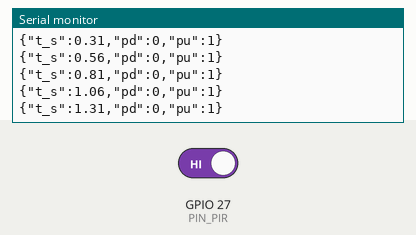
The sketch below on a simulated ESP32. Parts: the last lines printed to the serial monitor. Inputs (shaded band) come from the test bench; at power-on: GPIO 27 (PIN_PIR) HIGH.

Above: at 1.5 s.
1.6 s: GPIO 27 (PIN_PIR) driven LOW
At 1.99 s:
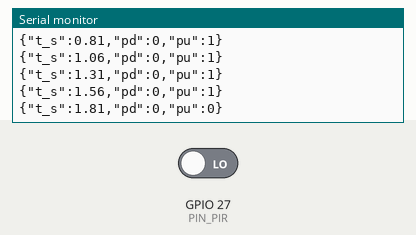
3.1 s: GPIO 27 (PIN_PIR) driven HIGH
At 3.49 s:
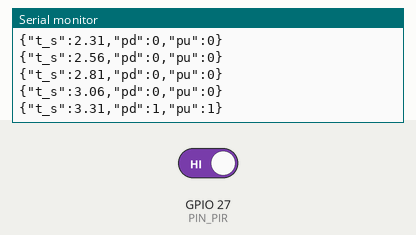
Timing chart, 0 to 6.1 s (numbered marks = the images above; inputs shaded):
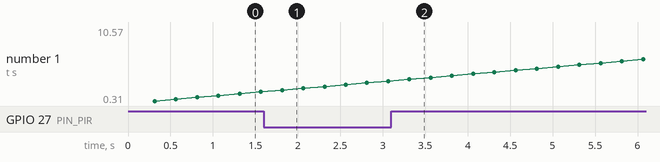

Measured:
- after the input at 1.6 s, the serial monitor: prints a new line after 0.21 s (image 1)
- after the input at 3.1 s, the serial monitor: prints a new line after 0.21 s (image 2)

The sketch:

esp32_diag.ino
```cpp
// SafeGuard 배선 진단 v2: I2C 스캔(SDA=D33, SCL=D32) + PIR(D27) 풀다운/풀업 양쪽 읽기
// pd = 내부 풀다운으로 읽은 값, pu = 내부 풀업으로 읽은 값
//   pd==pu 이면 센서가 핀을 확실히 구동 중(떠 있지 않음)
//   pd=0,pu=1 이면 핀이 떠 있음(OUT 선 접촉 불량)
#include <Wire.h>
const int PIN_PIR = 27;

void scanI2C() {
  int n = 0;
  Serial.print("{\"type\":\"i2c_scan\",\"found\":[");
  for (uint8_t a = 1; a < 127; a++) {
    Wire.beginTransmission(a);
    if (Wire.endTransmission() == 0) { if (n++) Serial.print(","); Serial.printf("\"0x%02X\"", a); }
  }
  Serial.printf("],\"count\":%d}\n", n);
}

void setup() {
  Serial.begin(115200);
  Wire.begin(33, 32);
  delay(300);
  Serial.println("{\"type\":\"diag_boot\",\"ver\":2}");
  scanI2C();
}

unsigned long last = 0; int n = 0;
void loop() {
  if (millis() - last >= 250) {
    last = millis(); n++;
    pinMode(PIN_PIR, INPUT_PULLDOWN); delayMicroseconds(200); int pd = digitalRead(PIN_PIR);
    pinMode(PIN_PIR, INPUT_PULLUP);   delayMicroseconds(200); int pu = digitalRead(PIN_PIR);
    Serial.printf("{\"t_s\":%.2f,\"pd\":%d,\"pu\":%d}\n", millis() / 1000.0, pd, pu);
    if (n % 40 == 0) scanI2C();
  }
}
```
